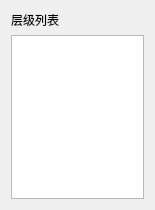
<?xml version="1.0" encoding="UTF-8"?>
<ui version="4.0">
 <class>lmLayerList</class>
 <widget class="QWidget" name="lmLayerList">
  <property name="geometry">
   <rect>
    <x>0</x>
    <y>0</y>
    <width>155</width>
    <height>210</height>
   </rect>
  </property>
  <property name="windowTitle">
   <string>Form</string>
  </property>
  <layout class="QVBoxLayout" name="verticalLayout">
   <item>
    <widget class="QLabel" name="label">
     <property name="text">
      <string>层级列表</string>
     </property>
    </widget>
   </item>
   <item>
    <widget class="QListWidget" name="listWidget"/>
   </item>
  </layout>
 </widget>
 <resources/>
 <connections/>
</ui>
